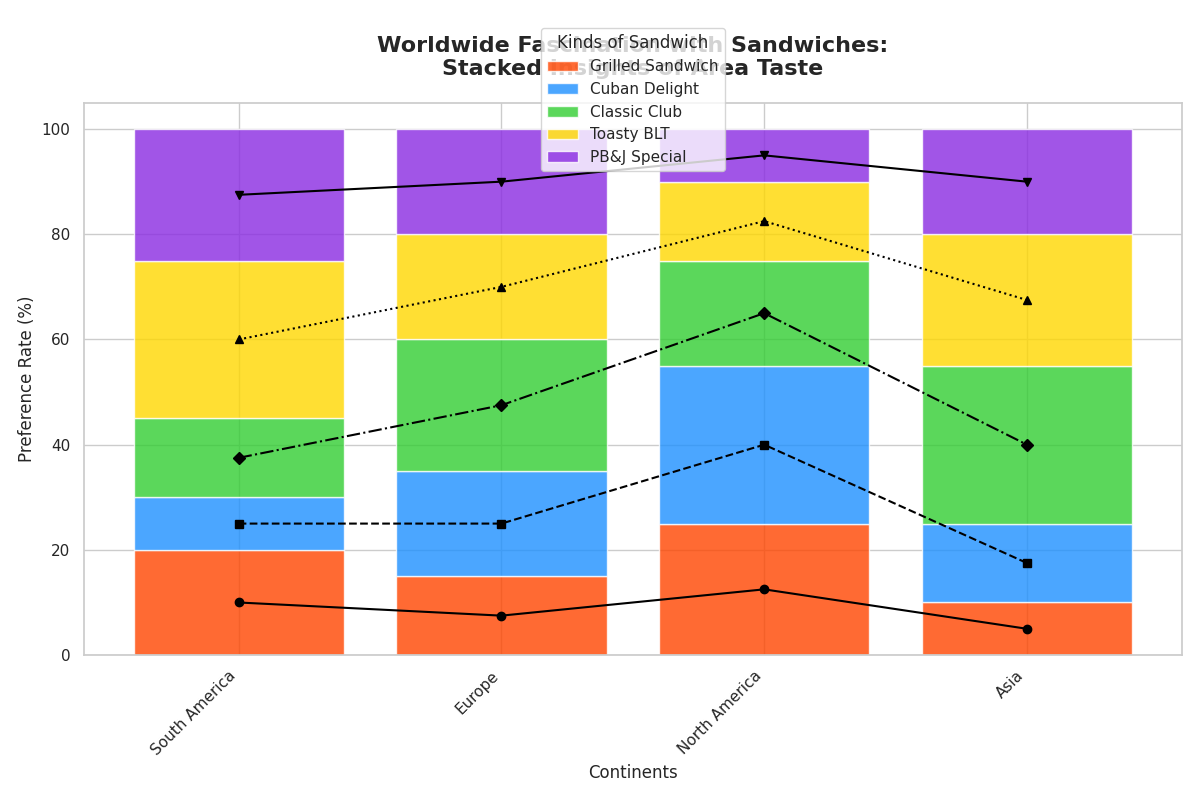

Reproduce this figure in Python.
import matplotlib.pyplot as plt
import numpy as np

regions = ['South America', 'Europe', 'North America', 'Asia']
sandwich_types = ['Grilled Sandwich', 'Cuban Delight', 'Classic Club', 'Toasty BLT', 'PB&J Special']

popularity = np.array([
    [20, 10, 15, 30, 25],  
    [15, 20, 25, 20, 20],  
    [25, 30, 20, 15, 10],  
    [10, 15, 30, 25, 20]   
])

# New set of colors
colors = ['#FF4500', '#1E90FF', '#32CD32', '#FFD700', '#8A2BE2']  # New color codes for each type
line_styles = ['-', '--', '-.', ':', '-']
markers = ['o', 's', 'D', '^', 'v']

fig, ax = plt.subplots(figsize=(12, 8))
bottom = np.zeros(len(regions))

for idx, (sandwich, color, line_style, marker) in enumerate(zip(sandwich_types, colors, line_styles, markers)):
    ax.bar(regions, popularity[:, idx], bottom=bottom, color=color, label=sandwich, alpha=0.8)
    ax.plot(regions, bottom + popularity[:, idx]/2, line_style, marker=marker, color='black')
    bottom += popularity[:, idx]

ax.set_title("Worldwide Fascination with Sandwiches:\nStacked Insights of Area Taste", fontsize=16, weight='bold', pad=20)
ax.set_ylabel("Preference Rate (%)", fontsize=12)
ax.set_xlabel("Continents", fontsize=12)

plt.xticks(rotation=45, ha='right')
ax.legend(title="Kinds of Sandwich", bbox_to_anchor=(0.5, 1.15), loc='upper center')
plt.tight_layout()
plt.show()
